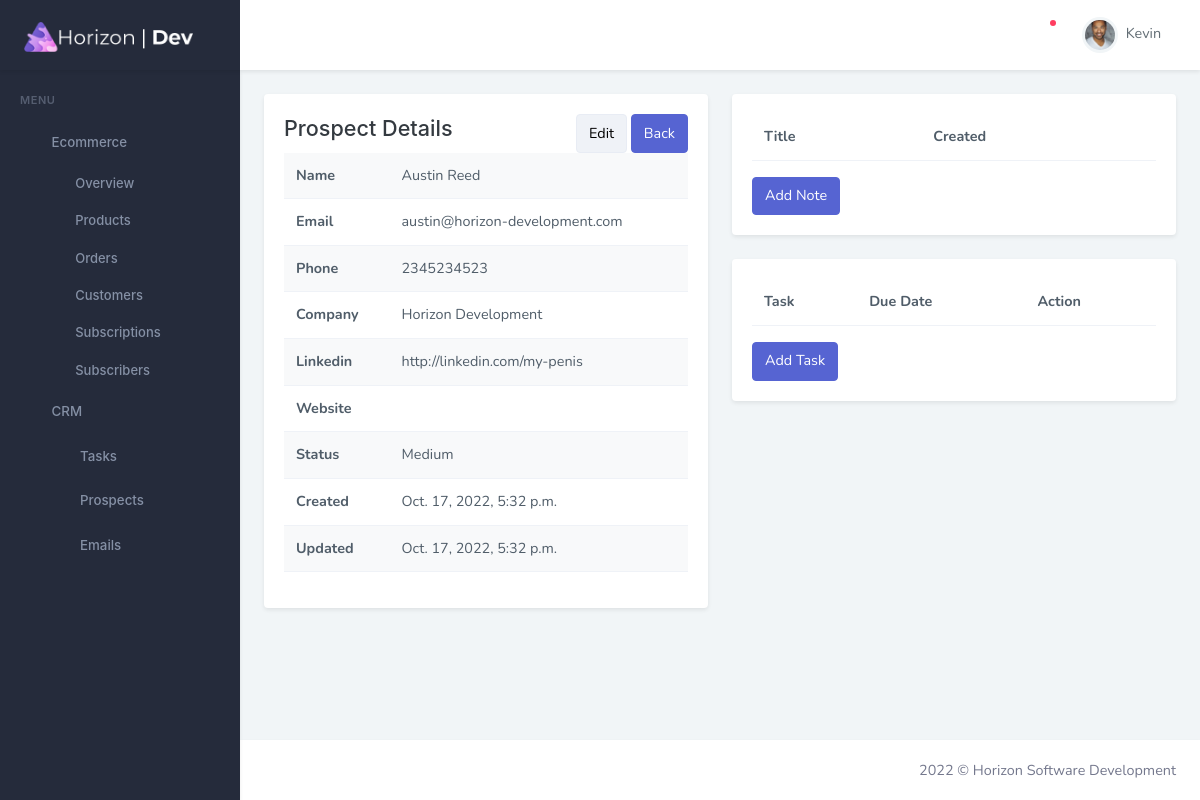
The app's page /sales/prospects/5/ with its own data.
### crm/models.py (models this page shows, shortened)
class Prospect(models.Model):
    first_name = models.CharField(max_length=255)
    last_name = models.CharField(max_length=255, blank=True)
    company = models.CharField(max_length=255, blank=True)
    email = models.EmailField(max_length=255, blank=True)
    phone = models.CharField(max_length=255, blank=True)
    linkedin = models.URLField(max_length=255, blank=True)
    website = models.URLField(max_length=255, blank=True)
    status = models.ForeignKey(Status, on_delete=models.CASCADE)
    notes = models.ManyToManyField(Notes, blank=True)
    created_at = models.DateTimeField(auto_now_add=True)
    updated_at = models.DateTimeField(auto_now=True)

class Status(models.Model):
    name = models.CharField(max_length=100)
    def __str__(self):
        return self.name

### crm/views.py (the view)
# urls.py: path('prospects/<int:pk>/', prospectDetails.as_view(), name='prospectDetail'),
class prospectDetails(View):
    def get(self, request, pk):
        return render(request, 'crm/prospect-detail.html', {'prospect': get_object_or_404(Prospect, pk=pk)})

### templates/crm/prospect-detail.html (shortened to what this page needs)
{% extends "dashpages/includes/base.html"%}
{% load static %}
{% block css %}<link rel="stylesheet" href="{% static '/dashpages/assets/css/prospect-detail.css' %}">{% endblock %}
{% block main %}
<div class="row">
    <div class="col-6">
        <div class="card">
            <div class="card-body">
                <div class="row">
                    <div class="col flexme">
                        <h4>Prospect Details</h4>
                        <div class="">
                            <a id="edit"class="btn btn-light">Edit</a>
                            <a href="/sales/prospects" class="btn btn-primary">Back</a>
                        </div>
                    </div>
                </div>
                <table class="table table-striped">
                    <tbody>
                        <tr>
                            <th scope="row">Name</th>
                            <td id="name">{{ prospect.first_name }} {{prospect.last_name}}</td>
                        </tr>
                        <tr>
                            <th scope="row">Email</th>
                            <td id="email">{{ prospect.email }}</td>
                        </tr>
                        <tr>
                            <th scope="row">Phone</th>
                            <td id="phone">{{ prospect.phone }}</td>
                        </tr>
                        <tr>
                            <th scope="row">Company</th>
                            <td id="company">{{ prospect.company }}</td>
                        </tr>
                        <tr>
                            <th scope="row">Linkedin</th>
                            <td id="linkedin">{{ prospect.linkedin }}</td>
                        </tr>
                        <tr>
                            <th scope="row">Website</th>
                            <td id="website">{{ prospect.website }}</td>
                        </tr>
                        <tr>
                            <th scope="row">Status</th>
                            <td id="prospectStatus">{{ prospect.status }}</td>
                        </tr>
                        <tr>
                            <th scope="row">Created</th>
                            <td>{{ prospect.created_at }}</td>
                        </tr>
                        <tr>
                            <th scope="row">Updated</th>
                            <td>{{ prospect.updated_at }}</td>
                        </tr>
                    </tbody>
                </table>
            </div>
        </div>
    </div>
    <div class="col-6">
        <div class="card">
            <div class="card-body">
                <table class="table table-striped">
                    <thead>
                        <tr>
                            <th scope="col">Title</th>
                            <th scope="col">Created</th>
                        </tr>
                    </thead>
                </table>
                <button type="button" class="btn btn-primary  waves-effect waves-light" data-bs-toggle="modal" data-bs-target="#addnote">
                    Add Note
                </button>
            </div>
        </div>
        <div class="card">
            <div class="card-body">
                <table class="table table-striped">
                    <thead>
                        <tr>
                            <th scope="col">Task</th>
                            <th scope="col">Due Date</th>
                            <th scope="col">Action</th>
                        </tr>
                    </thead>
                </table>
                <button type="button" class="btn btn-primary  waves-effect waves-light" data-bs-toggle="modal" data-bs-target="#addtask">
                    Add Task
                </button>
            </div>
        </div>
    </div>
</div>
{% endblock %}

### core/static/dashpages/assets/css/prospect-detail.css (style rules this page uses)
.flexme { display: flex; justify-content: space-between; align-items: center; }

### records on screen
Prospect: first_name "Austin", last_name "Reed", email "austin@horizon-development.com", phone "2345234523", company "Horizon Development", linkedin "http://linkedin.com/my-penis", status "Medium", created_at "Oct. 17, 2022, 5:32 p.m.", updated_at "Oct. 17, 2022, 5:32 p.m."
